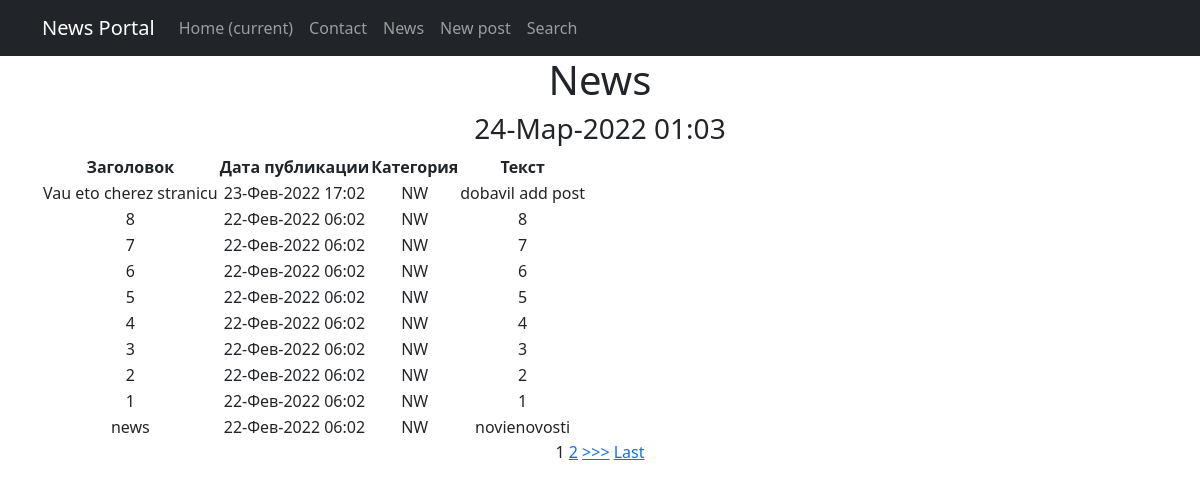
Page /news/ on the committed database.
### news/models.py (models this page shows, shortened)
class Post(models.Model):
    author = models.ForeignKey(Author, on_delete=models.CASCADE)
    NEWS = 'NW'
    ARTICLE = 'AR'
    CATEGORY_CHOICES = (
        (NEWS, 'Новость'),
        (ARTICLE, 'Статья'),
    )
    categoryType = models.CharField(max_length=2, choices=CATEGORY_CHOICES, default=ARTICLE)
    dateCreation = models.DateTimeField(auto_now_add=True)
    category = models.ForeignKey(Category, on_delete=models.CASCADE, null=True)
    title = models.CharField(max_length=128)
    text = models.TextField()
    rating = models.SmallIntegerField(default=0)

### news/views.py (the view)
# urls.py: path('', PostList.as_view()),
class PostList(ListView):
    model = Post
    template_name = 'flatpages/news.html'
    context_object_name = 'news'
    queryset = Post.objects.order_by('-dateCreation')
    paginate_by = 10
    def get_context_data(self, **kwargs):
        context = super().get_context_data(**kwargs)
        context['time_now'] = datetime.utcnow()
        context['filter'] = PostFilter(
            self.request.GET, queryset=self.get_queryset())
        return context

### news/templatetags/custom_filters.py (called while the page is built)
@register.filter(name='censor')
def censor(value):
    for word in censor_list:
        value = value.replace(word, '*****')
    return value

### templates/flatpages/news.html (shortened to what this page needs)
{% extends 'flatpages/default.html' %}
{% load custom_filters %}
{% block content %}
    <h1>News</h1>
    <h3>{{ time_now|date:'d-M-Y H:m' }}</h3>
    {% if news %}
    <table>
        <thead>
            <th>
                 Заголовок
            </th>
            <th>
                 Дата публикации
            </th>
            <th>
                 Категория
            </th>
             <th>
                 Текст
             </th>
        </thead>
    {% for news in news %}
        <tr>
            <td>
                {{ news.title|censor }}
            </td>
            <td>
                {{ news.dateCreation|date:'d-M-Y H:m' }}
            </td>
            <td>
                {{ news.categoryType }}
            </td>
            <td>
                {{ news.text|truncatechars:50|censor }}
            </td>
        </tr>
    {% endfor %}
    </table>
    {% if is_paginated %}
    {% for num in page_obj.paginator.page_range %}
        {% if page_obj.number == num %}
            <a>{{ num }}</a>
        {% elif num > page_obj.number|add:'-3' and num < page_obj.number|add:'3' %}
            <a href="?page={{ num }}">{{ num }}</a>
        {% endif %}
    {% endfor %}
    {% if page_obj.has_next %}
        <a href="?page={{ page_obj.next_page_number }}">>>></a>
        <a href="?page={{ page_obj.paginator.num_pages }}">Last</a>
    {% endif %}
    {% else %}
        <h1>Новостей нет!</h1>
    {% endif %}
    {% endif %}
{% endblock content %}

### rows in the picture
Post: title|censor "Vau eto cherez stranicu", dateCreation "23-Фев-2022 17:02", categoryType "NW", text|censor "dobavil add post"
Post: title|censor "8", dateCreation "22-Фев-2022 06:02", categoryType "NW", text|censor "8"
Post: title|censor "7", dateCreation "22-Фев-2022 06:02", categoryType "NW", text|censor "7"
Post: title|censor "6", dateCreation "22-Фев-2022 06:02", categoryType "NW", text|censor "6"
Post: title|censor "5", dateCreation "22-Фев-2022 06:02", categoryType "NW", text|censor "5"
Post: title|censor "4", dateCreation "22-Фев-2022 06:02", categoryType "NW", text|censor "4"
Post: title|censor "3", dateCreation "22-Фев-2022 06:02", categoryType "NW", text|censor "3"
Post: title|censor "2", dateCreation "22-Фев-2022 06:02", categoryType "NW", text|censor "2"
Post: title|censor "1", dateCreation "22-Фев-2022 06:02", categoryType "NW", text|censor "1"
Post: title|censor "news", dateCreation "22-Фев-2022 06:02", categoryType "NW", text|censor "novienovosti"

### other values in the picture
{{ time_now|date:'d-M-Y H:m' }} "24-Мар-2022 01:03"
{{ num }} "1"
{{ num }} "2"
